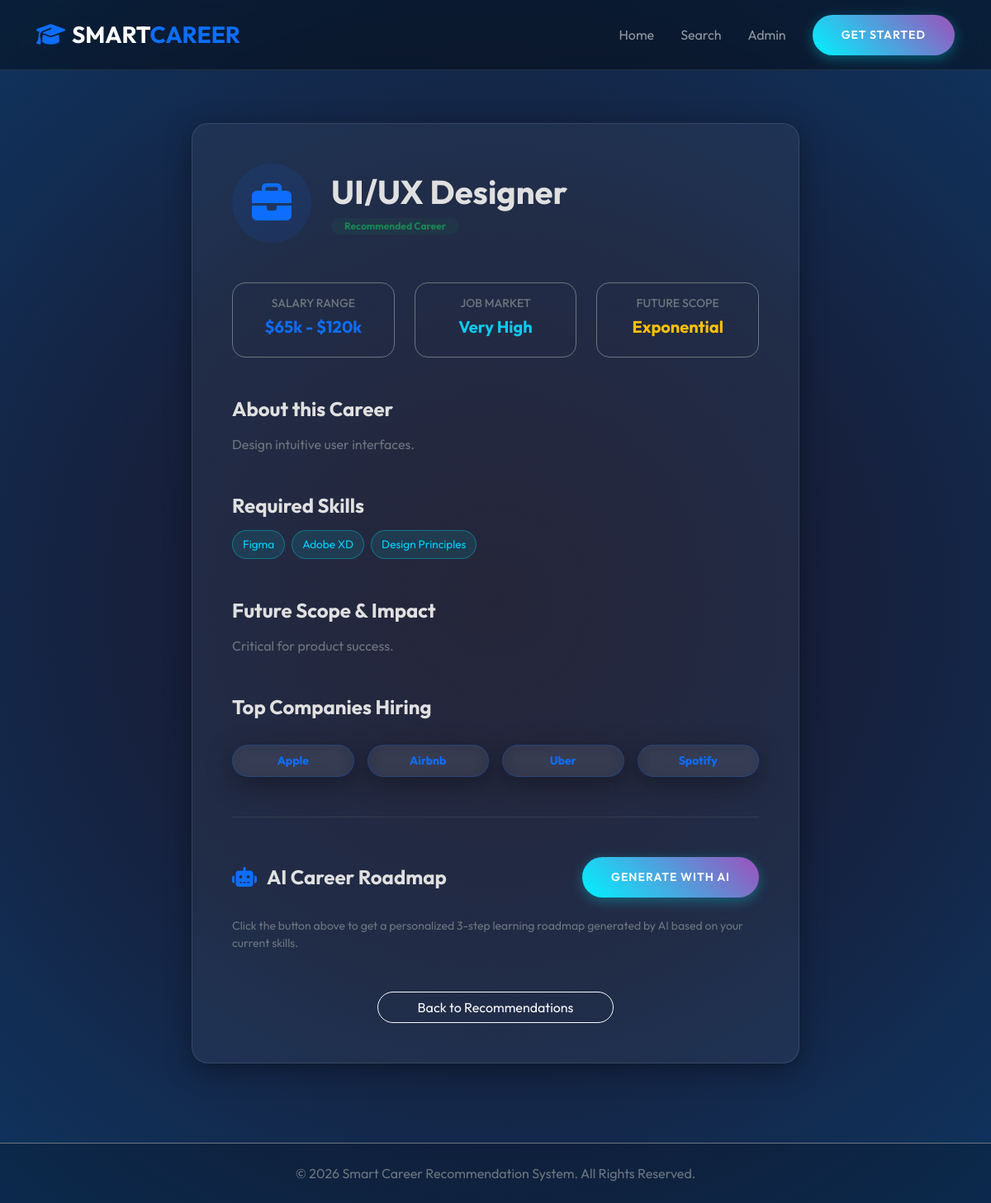
Screenshot of /career/3 with the database file from the repository.
### tables this page shows
CREATE TABLE careers (
        career_id INTEGER PRIMARY KEY AUTOINCREMENT,
        career_name TEXT NOT NULL,
        required_skills TEXT NOT NULL,
        salary TEXT,
        future_scope TEXT,
        companies_hiring TEXT,
        description TEXT
    );

### app.py (the view)
@app.route('/career/<int:career_id>')
def career_detail(career_id):
    career = execute_query("SELECT * FROM careers WHERE career_id = ?", (career_id,), fetch=True)
    if not career: return redirect(url_for('results'))
    return render_template('career_detail.html', career=career[0])

### app.py (called while the page is built)
@app.context_processor
def inject_now():
    from datetime import datetime
    return {'now': datetime.utcnow()}

### database.py (called while the page is built)
def get_db_connection():
    conn = sqlite3.connect(DB_PATH)
    conn.row_factory = sqlite3.Row
    return conn

def execute_query(query, params=None, fetch=False):
    conn = get_db_connection()
    cursor = conn.cursor()
    try:
        if params:
            cursor.execute(query, params)
        else:
            cursor.execute(query)
        if fetch:
            result = [dict(row) for row in cursor.fetchall()]
        else:
            conn.commit()
            result = cursor.lastrowid
        return result
    except Exception as e:
        print(f"Database Error: {e}")
        return [] if fetch else None
    finally:
        conn.close()

### templates/career_detail.html (shortened to what this page needs)
{% extends "layout.html" %}
{% block content %}
<div class="container py-5">
    <div class="row">
        <div class="col-lg-8 mx-auto animate-up">
            <div class="glass p-5">
                <div class="d-flex align-items-center mb-5">
                    <div class="bg-primary bg-opacity-10 p-4 rounded-circle me-4">
                        <i class="fas fa-briefcase fa-3x text-primary"></i>
                    </div>
                    <div>
                        <h1 class="fw-bold mb-0">{{ career.career_name }}</h1>
                        <span class="badge bg-success bg-opacity-10 text-success rounded-pill px-3 mt-2">Recommended Career</span>
                    </div>
                </div>
                <div class="row g-4 mb-5">
                    <div class="col-md-4">
                        <div class="p-3 border border-secondary rounded-4 text-center">
                            <h6 class="text-secondary small text-uppercase">Salary Range</h6>
                            <h5 class="fw-bold text-primary">{{ career.salary }}</h5>
                        </div>
                    </div>
                    <div class="col-md-4">
                        <div class="p-3 border border-secondary rounded-4 text-center">
                            <h6 class="text-secondary small text-uppercase">Job Market</h6>
                            <h5 class="fw-bold text-info">Very High</h5>
                        </div>
                    </div>
                    <div class="col-md-4">
                        <div class="p-3 border border-secondary rounded-4 text-center">
                            <h6 class="text-secondary small text-uppercase">Future Scope</h6>
                            <h5 class="fw-bold text-warning">Exponential</h5>
                        </div>
                    </div>
                </div>
                <div class="mb-5">
                    <h4 class="fw-bold mb-3">About this Career</h4>
                    <p class="text-secondary">{{ career.description }}</p>
                </div>
                <div class="mb-5">
                    <h4 class="fw-bold mb-3">Required Skills</h4>
                    <div class="d-flex flex-wrap gap-2">
                        {% for skill in career.required_skills.split(',') %}
                            <span class="badge-skill">{{ skill.strip() }}</span>
                        {% endfor %}
                    </div>
                </div>
                <div class="mb-5">
                    <h4 class="fw-bold mb-3">Future Scope & Impact</h4>
                    <p class="text-secondary">{{ career.future_scope }}</p>
                </div>
                <div class="mb-5">
                    <h4 class="fw-bold mb-3">Top Companies Hiring</h4>
                    <div class="row row-cols-2 row-cols-md-4 g-3 mt-2">
                        {% for company in career.companies_hiring.split(',') %}
                        <div class="col">
                            <div class="glass p-2 text-center small fw-bold text-primary border-primary border-opacity-25">
                                {{ company.strip() }}
                            </div>
                        </div>
                        {% endfor %}
                    </div>
                </div>
                <div class="mt-5 pt-5 border-top border-secondary border-opacity-25">
                    <div class="d-flex align-items-center justify-content-between mb-4">
                        <h4 class="fw-bold mb-0"><i class="fas fa-robot text-primary me-2"></i> AI Career Roadmap</h4>
                        <button id="generateRoadmap" class="btn btn-primary-custom btn-sm">Generate with AI</button>
                    </div>
                    <div id="roadmapContent" class="text-secondary small">
                        <p>Click the button above to get a personalized 3-step learning roadmap generated by AI based on your current skills.</p>
                    </div>
                </div>
                <div class="text-center mt-5">
                    <a href="{{ url_for('results') }}" class="btn btn-outline-light rounded-pill px-5">Back to Recommendations</a>
                </div>
            </div>
        </div>
    </div>
</div>
{% endblock %}

### static/css/style.css (style rules this page uses)
:root { --bg-color: #050505; --card-bg: rgba(255, 255, 255, 0.05); --primary: #00d2ff; --secondary: #9d50bb; --text-color: #e0e0e0; --accent: #3a1c71; --glass-border: rgba(255, 255, 255, 0.1); --neon-blue: #00f2ff; --neon-purple: #bc13fe; }
body { font-family: 'Outfit', sans-serif; background: radial-gradient(circle at 50% 50%, #1a1a2e 0%, #16213e 50%, #0f3460 100%); background-attachment: fixed; color: var(--text-color); min-height: 100vh; margin: 0; overflow-x: hidden; }
.glass { background: var(--card-bg); backdrop-filter: blur(12px); -webkit-backdrop-filter: blur(12px); border: 1px solid var(--glass-border); border-radius: 20px; box-shadow: 0 8px 32px 0 rgba(0, 0, 0, 0.37); }
.btn-primary-custom { background: linear-gradient(45deg, var(--neon-blue), var(--secondary)); border: none; padding: 14px 35px; border-radius: 50px; color: white; font-weight: 600; transition: all 0.3s; box-shadow: 0 4px 15px rgba(0, 242, 255, 0.3); text-transform: uppercase; letter-spacing: 1px; }
.badge-skill { background: rgba(0, 242, 255, 0.1); color: var(--primary); border: 1px solid rgba(0, 242, 255, 0.3); padding: 6px 12px; border-radius: 20px; font-size: 0.85rem; }
.animate-up { animation: fadeInUp 0.8s cubic-bezier(0.4, 0, 0.2, 1) forwards; }

### rows the page displays
careers: career_name "UI/UX Designer", salary "$65k - $120k", description "Design intuitive user interfaces.", future_scope "Critical for product success."

### other values shown
{{ skill.strip() }} "Figma" "Adobe XD" "Design Principles"
{{ company.strip() }} "Apple" "Airbnb" "Uber" "Spotify"
